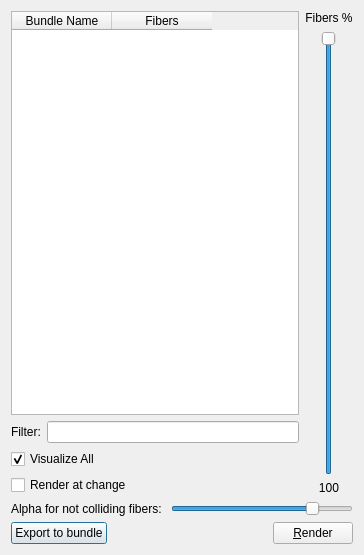
<?xml version="1.0" encoding="UTF-8"?>
<ui version="4.0">
 <class>SelDrawDialog</class>
 <widget class="QDialog" name="SelDrawDialog">
  <property name="geometry">
   <rect>
    <x>0</x>
    <y>0</y>
    <width>364</width>
    <height>555</height>
   </rect>
  </property>
  <property name="windowTitle">
   <string>Manage Bundles</string>
  </property>
  <layout class="QGridLayout" name="gridLayout">
   <item row="0" column="0" colspan="2">
    <layout class="QHBoxLayout" name="horizontalLayout_4">
     <item>
      <layout class="QVBoxLayout" name="verticalLayout_2">
       <item>
        <widget class="QTableWidget" name="tableWidget">
         <property name="showGrid">
          <bool>false</bool>
         </property>
         <attribute name="horizontalHeaderCascadingSectionResizes">
          <bool>false</bool>
         </attribute>
         <attribute name="horizontalHeaderHighlightSections">
          <bool>true</bool>
         </attribute>
         <attribute name="horizontalHeaderShowSortIndicator" stdset="0">
          <bool>false</bool>
         </attribute>
         <attribute name="horizontalHeaderStretchLastSection">
          <bool>false</bool>
         </attribute>
         <attribute name="verticalHeaderStretchLastSection">
          <bool>false</bool>
         </attribute>
         <column>
          <property name="text">
           <string>Bundle Name</string>
          </property>
         </column>
         <column>
          <property name="text">
           <string>Fibers</string>
          </property>
          <property name="textAlignment">
           <set>AlignCenter</set>
          </property>
         </column>
        </widget>
       </item>
       <item>
        <layout class="QHBoxLayout" name="horizontalLayout_3">
         <item>
          <widget class="QLabel" name="label_2">
           <property name="text">
            <string>Filter:</string>
           </property>
          </widget>
         </item>
         <item>
          <widget class="QLineEdit" name="filterLineEdit"/>
         </item>
        </layout>
       </item>
       <item>
        <widget class="QCheckBox" name="checkVisualizeAll">
         <property name="text">
          <string>Visualize All</string>
         </property>
         <property name="checked">
          <bool>true</bool>
         </property>
        </widget>
       </item>
       <item>
        <widget class="QCheckBox" name="checkRender">
         <property name="text">
          <string>Render at change</string>
         </property>
        </widget>
       </item>
      </layout>
     </item>
     <item>
      <layout class="QVBoxLayout" name="verticalLayout">
       <item>
        <widget class="QLabel" name="label">
         <property name="text">
          <string>Fibers %</string>
         </property>
         <property name="alignment">
          <set>Qt::AlignCenter</set>
         </property>
        </widget>
       </item>
       <item>
        <layout class="QHBoxLayout" name="horizontalLayout">
         <item>
          <widget class="QSlider" name="percentSlider">
           <property name="minimum">
            <number>1</number>
           </property>
           <property name="maximum">
            <number>100</number>
           </property>
           <property name="singleStep">
            <number>1</number>
           </property>
           <property name="pageStep">
            <number>10</number>
           </property>
           <property name="value">
            <number>100</number>
           </property>
           <property name="orientation">
            <enum>Qt::Vertical</enum>
           </property>
          </widget>
         </item>
        </layout>
       </item>
       <item>
        <widget class="QLabel" name="PercentLabel">
         <property name="text">
          <string>100</string>
         </property>
         <property name="alignment">
          <set>Qt::AlignCenter</set>
         </property>
        </widget>
       </item>
      </layout>
     </item>
    </layout>
   </item>
   <item row="1" column="0">
    <widget class="QLabel" name="label_3">
     <property name="text">
      <string>Alpha for not colliding fibers: </string>
     </property>
    </widget>
   </item>
   <item row="1" column="1">
    <widget class="QSlider" name="alphaSlider">
     <property name="minimum">
      <number>0</number>
     </property>
     <property name="maximum">
      <number>80</number>
     </property>
     <property name="value">
      <number>64</number>
     </property>
     <property name="orientation">
      <enum>Qt::Horizontal</enum>
     </property>
    </widget>
   </item>
   <item row="2" column="0" colspan="2">
    <layout class="QHBoxLayout" name="horizontalLayout_2">
     <item>
      <widget class="QPushButton" name="exportBundleButton">
       <property name="text">
        <string>Export to bundle</string>
       </property>
      </widget>
     </item>
     <item>
      <spacer name="horizontalSpacer">
       <property name="orientation">
        <enum>Qt::Horizontal</enum>
       </property>
       <property name="sizeHint" stdset="0">
        <size>
         <width>40</width>
         <height>20</height>
        </size>
       </property>
      </spacer>
     </item>
     <item>
      <widget class="QPushButton" name="renderButton">
       <property name="text">
        <string>&amp;Render</string>
       </property>
      </widget>
     </item>
    </layout>
   </item>
  </layout>
 </widget>
 <resources/>
 <connections>
  <connection>
   <sender>percentSlider</sender>
   <signal>valueChanged(int)</signal>
   <receiver>PercentLabel</receiver>
   <slot>setNum(int)</slot>
   <hints>
    <hint type="sourcelabel">
     <x>495</x>
     <y>198</y>
    </hint>
    <hint type="destinationlabel">
     <x>486</x>
     <y>416</y>
    </hint>
   </hints>
  </connection>
 </connections>
</ui>
